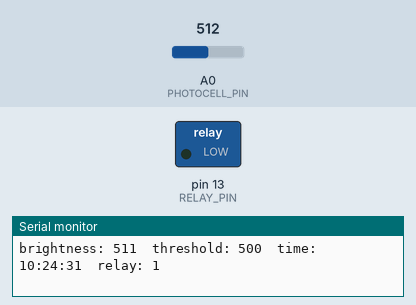
The sketch below on a simulated Arduino Mega 2560, built with avr-gcc and run on an emulated ATmega2560. Parts: switched loads named in the sketch (green lamp = pin HIGH), the last lines printed to the serial monitor. The inputs (shaded band) are chosen by the test bench; at power-on: A0 (PHOTOCELL_PIN) = 512. The local clock reads 2024-03-15 10:24:30 at power-on unless the sketch sets it.

Above: at 1.8 s.
1.9 s: A0 (PHOTOCELL_PIN) set to 533
At 2.7 s:
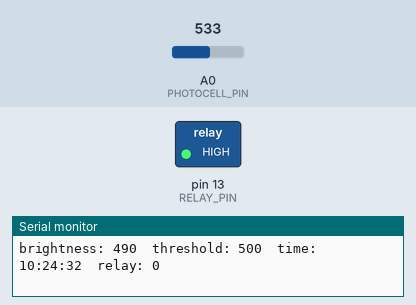
3.5 s: A0 (PHOTOCELL_PIN) set to 511
At 3.8 s:
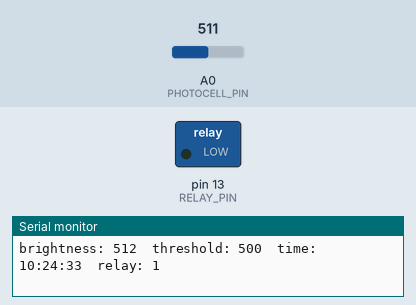
5.0 s: A0 (PHOTOCELL_PIN) set to 716
At 6.1 s:
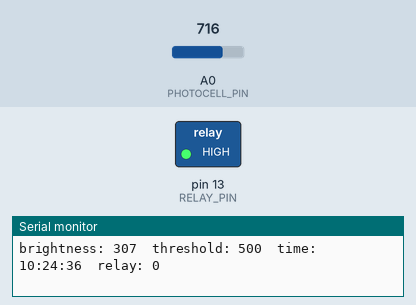
Timing chart, 0 to 8.0 s (numbered marks = the images above; inputs shaded):
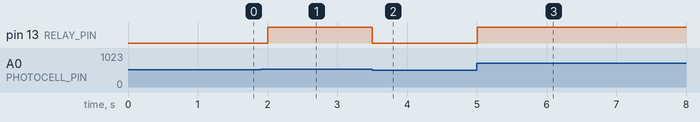

The sketch:

eggs.ino
```cpp
#include "settings.h"

#include "src/PinIO/PinIO.h"
PinIO relay(RELAY_PIN);

#include "src/DS3231/DS3231.h"
DS3231  rtc(A4, A5);
Time t;

int brightness;
bool relayState;

unsigned long previousMillis;

void setup()
{

#ifdef DEBUG_MODE
  Serial.begin(BAUD_RATE);
  Serial.println(F(""));
  Serial.println(F("ready to debug"));
#endif

  setPinModes();

  rtc.begin();

#ifdef SET_TIME
  // get each value
  String _Time = __TIME__;
  int hour = _Time.substring(0, 2).toInt();
  int min = _Time.substring(3, 5).toInt();
  int sec = _Time.substring(6, 8).toInt();

  // set rtc time
  rtc.setTime(hour, min, sec);  // (Hour, Minute, Second) in 24hr format

  // print to moniter
  char buffer[19];
  sprintf(buffer, "time set to %u:%u:%u", hour, min, sec);
  Serial.println(buffer);
#endif
}


void loop()
{

  if (millis() - previousMillis >= DELAY_TIME)
  {
    // save the last time you blinked the LED
    previousMillis = millis();


    t = rtc.getTime();

    brightness = map(analogRead(PHOTOCELL_PIN), 0, 1023, 1023, 0);
    // the map function inverts the state for internal pullup resistor


    updateRelay(); // uses "brightness" and "threshold"

#ifdef DEBUG_MODE
    printDebug();
#endif
  }
}
```

PinIO.cpp
```cpp
/*
  name: PinIO.cpp
  catigory: pin control
*/

#include "Arduino.h"
#include "PinIO.h"

PinIO::PinIO(uint8_t pin) {
  _pin = pin;
  pinMode(_pin, 1);
  _state = 0;
};


bool PinIO::status() {
  return _state;
}


void PinIO::off() {
  _state = 0;
  digitalWrite(_pin, _state);
}


void PinIO::on() {
  _state = 1;
  digitalWrite(_pin, _state);
}


void PinIO::toggle() {
  _state = !_state;
  digitalWrite(_pin, _state);
}


void PinIO::write(bool value) {
  _value = value;
  digitalWrite(_pin, _value);
}
```

PinIO.h
```cpp
/*
  name: PinIO.h
  catigory: pin control
*/

#ifndef PIN_IO_h
#define PIN_IO_h

#include "Arduino.h"

class PinIO {
  public:
    PinIO(uint8_t pin);
    bool status();
    void off();
    void on();
    void toggle();
    void write(bool value);

  private:
    bool _state;
    bool _value;
    uint8_t _pin;
};
#endif
```

functions.ino
```cpp
#ifdef DEBUG_MODE
// prints out a data report on the serial monitor
void printDebug() {
  Serial.print(F("brightness: "));
  Serial.print(brightness);
  Serial.print(F("\tthreshold: "));
  Serial.print(THRESHOLD);
  Serial.print(F("\ttime: "));
  Serial.print(t.hour);
  Serial.print(F(":"));
  Serial.print(t.min);
  Serial.print(F(":"));
  Serial.print(t.sec);
  Serial.print(F("\trelay: "));
  Serial.println(relayState);
}
#endif


// sets the pins to the right mode
void setPinModes() {
  pinMode(PHOTOCELL_PIN, INPUT_PULLUP);
}


// updates the relay state
void updateRelay() {
  // relay state is global
  relayState = ((t.hour >= ON_HOUR) && (t.hour <= OFF_HOUR) && (brightness > THRESHOLD)) ?  true : false;
  relay.write(!relayState);
  // the "not" (!) inverts the state
}
```

settings.h
```cpp
//#define SET_TIME // if necessary, uncomment this line to set the time, upload, recomment, and upload again
#define DEBUG_MODE // for debugging

// settings
#ifdef DEBUG_MODE
  #define RELAY_PIN 13
  #define BAUD_RATE 9600
  #define DELAY_TIME 500
  #define THRESHOLD 500
#else
  #define RELAY_PIN 4
  #define DELAY_TIME 600000 // 10 min
  #define THRESHOLD 500
#endif

#define PHOTOCELL_PIN A0

#define ON_HOUR 6
#define OFF_HOUR 20 // 24 hr. time
```

Measured:
- the behaviour switches between 522 and 523 on A0 (PHOTOCELL_PIN) (found by bisection; images 0 and 1)
- after the input at 1.9 s, pin 13 (RELAY_PIN): LOW → HIGH after 0.10 s
- after the input at 3.5 s, pin 13 (RELAY_PIN): HIGH → LOW at once
- after the input at 5.0 s, pin 13 (RELAY_PIN): LOW → HIGH at once
